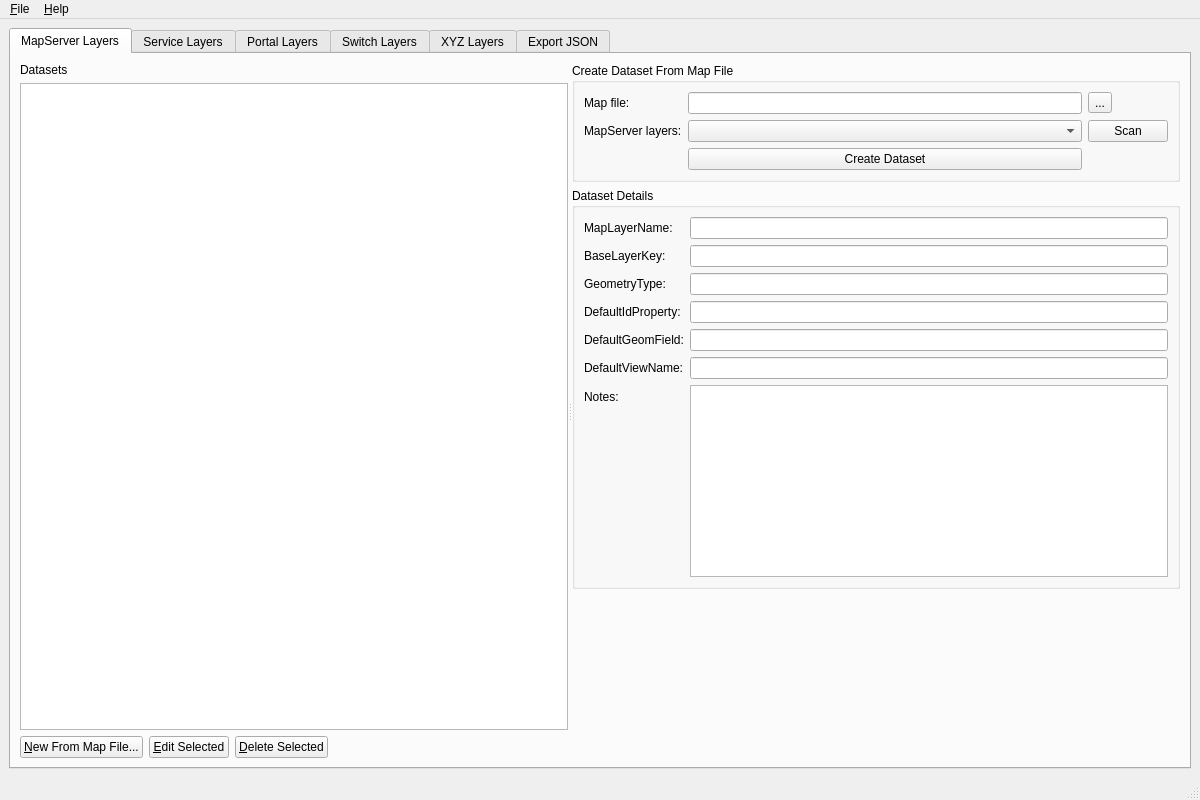
<?xml version="1.0" encoding="UTF-8"?>
<ui version="4.0">
 <class>LayerConfigEditorMainWindow</class>
 <widget class="QMainWindow" name="LayerConfigEditorMainWindow">
  <property name="geometry">
   <rect>
    <x>0</x>
    <y>0</y>
    <width>1200</width>
    <height>800</height>
   </rect>
  </property>
  <property name="windowTitle">
   <string>Layer Config Editor</string>
  </property>
  <widget class="QWidget" name="centralwidget">
   <layout class="QVBoxLayout" name="verticalLayout_main">
    <item>
     <widget class="QTabWidget" name="tabMain">
      <property name="tabPosition">
       <enum>QTabWidget::North</enum>
      </property>

      <!-- TAB 1: MapServer Layers -->
      <widget class="QWidget" name="tabMapServerLayers">
       <attribute name="title">
        <string>MapServer Layers</string>
       </attribute>
       <layout class="QVBoxLayout" name="verticalLayout_mapServer">
        <item>
         <widget class="QSplitter" name="splitter_mapServer">
          <property name="orientation">
           <enum>Qt::Horizontal</enum>
          </property>

          <!-- Left: MapServerLayers table -->
          <widget class="QWidget" name="widget_mapServer_left">
           <layout class="QVBoxLayout" name="verticalLayout_mapServer_left">
            <item>
             <widget class="QLabel" name="label_mapServerList">
              <property name="text">
               <string>Datasets</string>
              </property>
             </widget>
            </item>
            <item>
             <widget class="QTableView" name="tblMapServerLayers"/>
            </item>
            <item>
             <layout class="QHBoxLayout" name="horizontalLayout_mapServer_buttons">
              <item>
               <widget class="QPushButton" name="btnNewDatasetFromMapFile">
                <property name="text">
                 <string>&amp;New From Map File...</string>
                </property>
               </widget>
              </item>
              <item>
               <widget class="QPushButton" name="btnEditMapServerLayer">
                <property name="text">
                 <string>&amp;Edit Selected</string>
                </property>
               </widget>
              </item>
              <item>
               <widget class="QPushButton" name="btnDeleteMapServerLayer">
                <property name="text">
                 <string>&amp;Delete Selected</string>
                </property>
               </widget>
              </item>
              <item>
               <spacer name="horizontalSpacer_mapServer">
                <property name="orientation">
                 <enum>Qt::Horizontal</enum>
                </property>
                <property name="sizeHint" stdset="0">
                 <size>
                  <width>40</width>
                  <height>20</height>
                 </size>
                </property>
               </spacer>
              </item>
             </layout>
            </item>
           </layout>
          </widget>

          <!-- Right: MapServerLayers details and create-from-mapfile wizard -->
          <widget class="QWidget" name="widget_mapServer_right">
           <layout class="QVBoxLayout" name="verticalLayout_mapServer_right">

            <!-- Create From Map File group -->
            <item>
             <widget class="QGroupBox" name="groupBox_createFromMapFile">
              <property name="title">
               <string>Create Dataset From Map File</string>
              </property>
              <layout class="QGridLayout" name="gridLayout_createFromMapFile">
               <item row="0" column="0">
                <widget class="QLabel" name="label_mapFilePath">
                 <property name="text">
                  <string>Map file:</string>
                 </property>
                </widget>
               </item>
               <item row="0" column="1">
                <widget class="QLineEdit" name="txtMapFilePath"/>
               </item>
               <item row="0" column="2">
                <widget class="QToolButton" name="btnBrowseMapFile">
                 <property name="text">
                  <string>...</string>
                 </property>
                </widget>
               </item>
               <item row="1" column="0">
                <widget class="QLabel" name="label_mapFileLayers">
                 <property name="text">
                  <string>MapServer layers:</string>
                 </property>
                </widget>
               </item>
               <item row="1" column="1">
                <widget class="QComboBox" name="cmbMapFileLayerNames"/>
               </item>
               <item row="1" column="2">
                <widget class="QPushButton" name="btnScanMapFile">
                 <property name="text">
                  <string>Scan</string>
                 </property>
                </widget>
               </item>
               <item row="2" column="1">
                <widget class="QPushButton" name="btnCreateDatasetFromSelection">
                 <property name="text">
                  <string>Create Dataset</string>
                 </property>
                </widget>
               </item>
              </layout>
             </widget>
            </item>

            <!-- Dataset Details group -->
            <item>
             <widget class="QGroupBox" name="groupBox_mapServer_details">
              <property name="title">
               <string>Dataset Details</string>
              </property>
              <layout class="QFormLayout" name="formLayout_mapServer">
               <item row="0" column="0">
                <widget class="QLabel" name="label_mapLayerName">
                 <property name="text">
                  <string>MapLayerName:</string>
                 </property>
                </widget>
               </item>
               <item row="0" column="1">
                <widget class="QLineEdit" name="txtMapLayerName"/>
               </item>
               <item row="1" column="0">
                <widget class="QLabel" name="label_baseLayerKey">
                 <property name="text">
                  <string>BaseLayerKey:</string>
                 </property>
                </widget>
               </item>
               <item row="1" column="1">
                <widget class="QLineEdit" name="txtBaseLayerKey"/>
               </item>
               <item row="2" column="0">
                <widget class="QLabel" name="label_geometryType">
                 <property name="text">
                  <string>GeometryType:</string>
                 </property>
                </widget>
               </item>
               <item row="2" column="1">
                <widget class="QLineEdit" name="txtGeometryType"/>
               </item>
               <item row="3" column="0">
                <widget class="QLabel" name="label_defaultIdProperty">
                 <property name="text">
                  <string>DefaultIdProperty:</string>
                 </property>
                </widget>
               </item>
               <item row="3" column="1">
                <widget class="QLineEdit" name="txtDefaultIdProperty"/>
               </item>
               <item row="4" column="0">
                <widget class="QLabel" name="label_defaultGeomField">
                 <property name="text">
                  <string>DefaultGeomField:</string>
                 </property>
                </widget>
               </item>
               <item row="4" column="1">
                <widget class="QLineEdit" name="txtDefaultGeomField"/>
               </item>
               <item row="5" column="0">
                <widget class="QLabel" name="label_defaultViewName">
                 <property name="text">
                  <string>DefaultViewName:</string>
                 </property>
                </widget>
               </item>
               <item row="5" column="1">
                <widget class="QLineEdit" name="txtDefaultViewName"/>
               </item>
               <item row="6" column="0">
                <widget class="QLabel" name="label_notes">
                 <property name="text">
                  <string>Notes:</string>
                 </property>
                </widget>
               </item>
               <item row="6" column="1">
                <widget class="QPlainTextEdit" name="txtNotes"/>
               </item>
              </layout>
             </widget>
            </item>

            <item>
             <spacer name="verticalSpacer_mapServer_right">
              <property name="orientation">
               <enum>Qt::Vertical</enum>
              </property>
              <property name="sizeHint" stdset="0">
               <size>
                <width>20</width>
                <height>40</height>
               </size>
              </property>
             </spacer>
            </item>

           </layout>
          </widget>

         </widget>
        </item>
       </layout>
      </widget>

      <!-- TAB 2: Service Layers -->
      <widget class="QWidget" name="tabServiceLayers">
       <attribute name="title">
        <string>Service Layers</string>
       </attribute>
       <layout class="QVBoxLayout" name="verticalLayout_service">
        <item>
         <layout class="QHBoxLayout" name="horizontalLayout_service_filters">
          <item>
           <widget class="QLabel" name="label_service_datasetFilter">
            <property name="text">
             <string>Dataset:</string>
            </property>
           </widget>
          </item>
          <item>
           <widget class="QComboBox" name="cmbServiceDatasetFilter"/>
          </item>
          <item>
           <widget class="QLabel" name="label_service_typeFilter">
            <property name="text">
             <string>Service Type:</string>
            </property>
           </widget>
          </item>
          <item>
           <widget class="QComboBox" name="cmbServiceTypeFilter"/>
          </item>
          <item>
           <spacer name="horizontalSpacer_service_filters">
            <property name="orientation">
             <enum>Qt::Horizontal</enum>
            </property>
            <property name="sizeHint" stdset="0">
             <size>
              <width>40</width>
              <height>20</height>
             </size>
            </property>
           </spacer>
          </item>
         </layout>
        </item>
        <item>
         <widget class="QSplitter" name="splitter_service">
          <property name="orientation">
           <enum>Qt::Horizontal</enum>
          </property>

          <!-- Left: ServiceLayers table -->
          <widget class="QWidget" name="widget_service_left">
           <layout class="QVBoxLayout" name="verticalLayout_service_left">
            <item>
             <widget class="QTableView" name="tblServiceLayers"/>
            </item>
            <item>
             <layout class="QHBoxLayout" name="horizontalLayout_service_buttons">
              <item>
               <widget class="QPushButton" name="btnAddServiceLayer">
                <property name="text">
                 <string>&amp;Add Service</string>
                </property>
               </widget>
              </item>
              <item>
               <widget class="QPushButton" name="btnEditServiceLayer">
                <property name="text">
                 <string>&amp;Edit Selected</string>
                </property>
               </widget>
              </item>
              <item>
               <widget class="QPushButton" name="btnDeleteServiceLayer">
                <property name="text">
                 <string>&amp;Delete Selected</string>
                </property>
               </widget>
              </item>
              <item>
               <spacer name="horizontalSpacer_service">
                <property name="orientation">
                 <enum>Qt::Horizontal</enum>
                </property>
                <property name="sizeHint" stdset="0">
                 <size>
                  <width>40</width>
                  <height>20</height>
                 </size>
                </property>
               </spacer>
              </item>
             </layout>
            </item>
           </layout>
          </widget>

          <!-- Right: ServiceLayers details -->
          <widget class="QWidget" name="widget_service_right">
           <layout class="QVBoxLayout" name="verticalLayout_service_right">
            <item>
             <widget class="QGroupBox" name="groupBox_service_details">
              <property name="title">
               <string>Service Details</string>
              </property>
              <layout class="QFormLayout" name="formLayout_service">
               <item row="0" column="0">
                <widget class="QLabel" name="label_service_dataset">
                 <property name="text">
                  <string>Dataset:</string>
                 </property>
                </widget>
               </item>
               <item row="0" column="1">
                <widget class="QLineEdit" name="txtServiceDataset">
                 <property name="readOnly">
                  <bool>true</bool>
                 </property>
                </widget>
               </item>
               <item row="1" column="0">
                <widget class="QLabel" name="label_service_type">
                 <property name="text">
                  <string>ServiceType:</string>
                 </property>
                </widget>
               </item>
               <item row="1" column="1">
                <widget class="QLineEdit" name="txtServiceType">
                 <property name="readOnly">
                  <bool>true</bool>
                 </property>
                </widget>
               </item>
               <item row="2" column="0">
                <widget class="QLabel" name="label_canonicalLayerKey">
                 <property name="text">
                  <string>CanonicalLayerKey:</string>
                 </property>
                </widget>
               </item>
               <item row="2" column="1">
                <widget class="QLineEdit" name="txtCanonicalLayerKey"/>
               </item>
               <item row="3" column="0">
                <widget class="QLabel" name="label_featureType">
                 <property name="text">
                  <string>FeatureType (WFS):</string>
                 </property>
                </widget>
               </item>
               <item row="3" column="1">
                <widget class="QLineEdit" name="txtFeatureType"/>
               </item>
               <item row="4" column="0">
                <widget class="QLabel" name="label_idProperty">
                 <property name="text">
                  <string>IdProperty:</string>
                 </property>
                </widget>
               </item>
               <item row="4" column="1">
                <widget class="QLineEdit" name="txtIdProperty"/>
               </item>
               <item row="5" column="0">
                <widget class="QLabel" name="label_geomFieldName">
                 <property name="text">
                  <string>GeomFieldName:</string>
                 </property>
                </widget>
               </item>
               <item row="5" column="1">
                <widget class="QLineEdit" name="txtGeomFieldName"/>
               </item>
               <item row="6" column="0">
                <widget class="QLabel" name="label_serverOptionsJson">
                 <property name="text">
                  <string>ServerOptionsJson:</string>
                 </property>
                </widget>
               </item>
               <item row="6" column="1">
                <widget class="QPlainTextEdit" name="txtServerOptionsJson"/>
               </item>
               <item row="7" column="0">
                <widget class="QLabel" name="label_openLayersJson">
                 <property name="text">
                  <string>OpenLayersJson:</string>
                 </property>
                </widget>
               </item>
               <item row="7" column="1">
                <widget class="QPlainTextEdit" name="txtOpenLayersJson"/>
               </item>
              </layout>
             </widget>
            </item>
           </layout>
          </widget>

         </widget>
        </item>
       </layout>
      </widget>

      <!-- TAB 3: Portal Layers -->
      <widget class="QWidget" name="tabPortalLayers">
       <attribute name="title">
        <string>Portal Layers</string>
       </attribute>
       <layout class="QVBoxLayout" name="verticalLayout_portal">
        <item>
         <layout class="QHBoxLayout" name="horizontalLayout_portal_header">
          <item>
           <widget class="QLabel" name="label_portalSelect">
            <property name="text">
             <string>Portal:</string>
            </property>
           </widget>
          </item>
          <item>
           <widget class="QComboBox" name="cmbPortalSelect"/>
          </item>
          <item>
           <spacer name="horizontalSpacer_portal_header">
            <property name="orientation">
             <enum>Qt::Horizontal</enum>
            </property>
            <property name="sizeHint" stdset="0">
             <size>
              <width>40</width>
              <height>20</height>
             </size>
            </property>
           </spacer>
          </item>
         </layout>
        </item>
        <item>
         <widget class="QSplitter" name="splitter_portal">
          <property name="orientation">
           <enum>Qt::Horizontal</enum>
          </property>

          <!-- Left: PortalLayers tree -->
          <widget class="QWidget" name="widget_portal_left">
           <layout class="QVBoxLayout" name="verticalLayout_portal_left">
            <item>
             <widget class="QTreeView" name="treePortalLayers"/>
            </item>
            <item>
             <layout class="QHBoxLayout" name="horizontalLayout_portal_buttons">
              <item>
               <widget class="QPushButton" name="btnAddPortalLayer">
                <property name="text">
                 <string>&amp;Add Layer to Portal</string>
                </property>
               </widget>
              </item>
              <item>
               <widget class="QPushButton" name="btnRemovePortalLayer">
                <property name="text">
                 <string>&amp;Remove Selected</string>
                </property>
               </widget>
              </item>
              <item>
               <spacer name="horizontalSpacer_portal">
                <property name="orientation">
                 <enum>Qt::Horizontal</enum>
                </property>
                <property name="sizeHint" stdset="0">
                 <size>
                  <width>40</width>
                  <height>20</height>
                 </size>
                </property>
               </spacer>
              </item>
             </layout>
            </item>
           </layout>
          </widget>

          <!-- Right: PortalLayers details -->
          <widget class="QWidget" name="widget_portal_right">
           <layout class="QVBoxLayout" name="verticalLayout_portal_right">
            <item>
             <widget class="QGroupBox" name="groupBox_portalLayerDetails">
              <property name="title">
               <string>Portal Layer Details</string>
              </property>
              <layout class="QFormLayout" name="formLayout_portal">
               <item row="0" column="0">
                <widget class="QLabel" name="label_portal_serviceLayer">
                 <property name="text">
                  <string>ServiceLayer:</string>
                 </property>
                </widget>
               </item>
               <item row="0" column="1">
                <widget class="QLineEdit" name="txtPortalServiceLayer">
                 <property name="readOnly">
                  <bool>true</bool>
                 </property>
                </widget>
               </item>
               <item row="1" column="0">
                <widget class="QLabel" name="label_portal_layerKey">
                 <property name="text">
                  <string>LayerKey:</string>
                 </property>
                </widget>
               </item>
               <item row="1" column="1">
                <widget class="QLineEdit" name="txtPortalLayerKey"/>
               </item>
               <item row="2" column="0">
                <widget class="QLabel" name="label_portal_gridXType">
                 <property name="text">
                  <string>GridXType:</string>
                 </property>
                </widget>
               </item>
               <item row="2" column="1">
                <widget class="QLineEdit" name="txtPortalGridXType"/>
               </item>
               <item row="3" column="0">
                <widget class="QLabel" name="label_portal_labelClass">
                 <property name="text">
                  <string>LabelClassName:</string>
                 </property>
                </widget>
               </item>
               <item row="3" column="1">
                <widget class="QLineEdit" name="txtPortalLabelClass"/>
               </item>
               <item row="4" column="0">
                <widget class="QLabel" name="label_portal_helpPage">
                 <property name="text">
                  <string>HelpPage:</string>
                 </property>
                </widget>
               </item>
               <item row="4" column="1">
                <widget class="QLineEdit" name="txtPortalHelpPage"/>
               </item>
               <item row="5" column="0">
                <widget class="QLabel" name="label_portal_visibility">
                 <property name="text">
                  <string>VisibilityDefault:</string>
                 </property>
                </widget>
               </item>
               <item row="5" column="1">
                <widget class="QCheckBox" name="chkPortalVisibilityDefault">
                 <property name="text">
                  <string>Visible by default</string>
                 </property>
                </widget>
               </item>
               <item row="6" column="0">
                <widget class="QLabel" name="label_portal_displayOrder">
                 <property name="text">
                  <string>DisplayOrder:</string>
                 </property>
                </widget>
               </item>
               <item row="6" column="1">
                <widget class="QSpinBox" name="spinPortalDisplayOrder">
                 <property name="maximum">
                  <number>9999</number>
                 </property>
                </widget>
               </item>
               <item row="7" column="0">
                <widget class="QLabel" name="label_portal_serverOverride">
                 <property name="text">
                  <string>ServerOptionsOverrideJson:</string>
                 </property>
                </widget>
               </item>
               <item row="7" column="1">
                <widget class="QPlainTextEdit" name="txtPortalServerOptionsOverride"/>
               </item>
               <item row="8" column="0">
                <widget class="QLabel" name="label_portal_openLayersOverride">
                 <property name="text">
                  <string>OpenLayersOverrideJson:</string>
                 </property>
                </widget>
               </item>
               <item row="8" column="1">
                <widget class="QPlainTextEdit" name="txtPortalOpenLayersOverride"/>
               </item>
              </layout>
             </widget>
            </item>
           </layout>
          </widget>

         </widget>
        </item>
       </layout>
      </widget>

      <!-- TAB 4: Switch Layers -->
      <widget class="QWidget" name="tabSwitchLayers">
       <attribute name="title">
        <string>Switch Layers</string>
       </attribute>
       <layout class="QVBoxLayout" name="verticalLayout_switch">
        <item>
         <layout class="QHBoxLayout" name="horizontalLayout_switch_header">
          <item>
           <widget class="QLabel" name="label_switch_portalSelect">
            <property name="text">
             <string>Portal:</string>
            </property>
           </widget>
          </item>
          <item>
           <widget class="QComboBox" name="cmbSwitchPortalSelect"/>
          </item>
          <item>
           <spacer name="horizontalSpacer_switch_header">
            <property name="orientation">
             <enum>Qt::Horizontal</enum>
            </property>
            <property name="sizeHint" stdset="0">
             <size>
              <width>40</width>
              <height>20</height>
             </size>
            </property>
           </spacer>
          </item>
         </layout>
        </item>
        <item>
         <widget class="QSplitter" name="splitter_switch">
          <property name="orientation">
           <enum>Qt::Horizontal</enum>
          </property>

          <!-- Left: switch list -->
          <widget class="QWidget" name="widget_switch_left">
           <layout class="QVBoxLayout" name="verticalLayout_switch_left">
            <item>
             <widget class="QTableView" name="tblSwitchLayers"/>
            </item>
            <item>
             <layout class="QHBoxLayout" name="horizontalLayout_switch_buttons">
              <item>
               <widget class="QPushButton" name="btnAddSwitchLayer">
                <property name="text">
                 <string>&amp;Add Switch</string>
                </property>
               </widget>
              </item>
              <item>
               <widget class="QPushButton" name="btnDeleteSwitchLayer">
                <property name="text">
                 <string>&amp;Delete Selected</string>
                </property>
               </widget>
              </item>
              <item>
               <spacer name="horizontalSpacer_switch">
                <property name="orientation">
                 <enum>Qt::Horizontal</enum>
                </property>
                <property name="sizeHint" stdset="0">
                 <size>
                  <width>40</width>
                  <height>20</height>
                 </size>
                </property>
               </spacer>
              </item>
             </layout>
            </item>
           </layout>
          </widget>

          <!-- Right: switch details -->
          <widget class="QWidget" name="widget_switch_right">
           <layout class="QVBoxLayout" name="verticalLayout_switch_right">
            <item>
             <widget class="QGroupBox" name="groupBox_switch_details">
              <property name="title">
               <string>Switch Details</string>
              </property>
              <layout class="QFormLayout" name="formLayout_switch">
               <item row="0" column="0">
                <widget class="QLabel" name="label_switch_key">
                 <property name="text">
                  <string>SwitchKey:</string>
                 </property>
                </widget>
               </item>
               <item row="0" column="1">
                <widget class="QLineEdit" name="txtSwitchKey"/>
               </item>
               <item row="1" column="0">
                <widget class="QLabel" name="label_switch_minScale">
                 <property name="text">
                  <string>VectorFeaturesMinScale:</string>
                 </property>
                </widget>
               </item>
               <item row="1" column="1">
                <widget class="QSpinBox" name="spinSwitchMinScale">
                 <property name="maximum">
                  <number>100000000</number>
                 </property>
                </widget>
               </item>
               <item row="2" column="0">
                <widget class="QLabel" name="label_switch_visible">
                 <property name="text">
                  <string>Visible:</string>
                 </property>
                </widget>
               </item>
               <item row="2" column="1">
                <widget class="QCheckBox" name="chkSwitchVisible">
                 <property name="text">
                  <string>Enabled in portal</string>
                 </property>
                </widget>
               </item>
               <item row="3" column="0">
                <widget class="QLabel" name="label_switch_featureInfo">
                 <property name="text">
                  <string>FeatureInfoWindow:</string>
                 </property>
                </widget>
               </item>
               <item row="3" column="1">
                <widget class="QCheckBox" name="chkSwitchFeatureInfo">
                 <property name="text">
                  <string>Enable feature info</string>
                 </property>
                </widget>
               </item>
               <item row="4" column="0">
                <widget class="QLabel" name="label_switch_wmsChild">
                 <property name="text">
                  <string>WMS Service:</string>
                 </property>
                </widget>
               </item>
               <item row="4" column="1">
                <widget class="QComboBox" name="cmbSwitchWmsService"/>
               </item>
               <item row="5" column="0">
                <widget class="QLabel" name="label_switch_wfsChild">
                 <property name="text">
                  <string>WFS Service:</string>
                 </property>
                </widget>
               </item>
               <item row="5" column="1">
                <widget class="QComboBox" name="cmbSwitchWfsService"/>
               </item>
              </layout>
             </widget>
            </item>
           </layout>
          </widget>

         </widget>
        </item>
       </layout>
      </widget>

      <!-- TAB 5: XYZ Layers -->
      <widget class="QWidget" name="tabXyzLayers">
       <attribute name="title">
        <string>XYZ Layers</string>
       </attribute>
       <layout class="QVBoxLayout" name="verticalLayout_xyz">
        <item>
         <widget class="QSplitter" name="splitter_xyz">
          <property name="orientation">
           <enum>Qt::Horizontal</enum>
          </property>

          <!-- Left: XYZ table -->
          <widget class="QWidget" name="widget_xyz_left">
           <layout class="QVBoxLayout" name="verticalLayout_xyz_left">
            <item>
             <widget class="QTableView" name="tblXyzLayers"/>
            </item>
            <item>
             <layout class="QHBoxLayout" name="horizontalLayout_xyz_buttons">
              <item>
               <widget class="QPushButton" name="btnAddXyzLayer">
                <property name="text">
                 <string>&amp;Add XYZ Layer</string>
                </property>
               </widget>
              </item>
              <item>
               <widget class="QPushButton" name="btnDeleteXyzLayer">
                <property name="text">
                 <string>&amp;Delete Selected</string>
                </property>
               </widget>
              </item>
              <item>
               <spacer name="horizontalSpacer_xyz">
                <property name="orientation">
                 <enum>Qt::Horizontal</enum>
                </property>
                <property name="sizeHint" stdset="0">
                 <size>
                  <width>40</width>
                  <height>20</height>
                 </size>
                </property>
               </spacer>
              </item>
             </layout>
            </item>
           </layout>
          </widget>

          <!-- Right: XYZ details -->
          <widget class="QWidget" name="widget_xyz_right">
           <layout class="QVBoxLayout" name="verticalLayout_xyz_right">
            <item>
             <widget class="QGroupBox" name="groupBox_xyz_details">
              <property name="title">
               <string>XYZ Details</string>
              </property>
              <layout class="QFormLayout" name="formLayout_xyz">
               <item row="0" column="0">
                <widget class="QLabel" name="label_xyz_layerKey">
                 <property name="text">
                  <string>LayerKey:</string>
                 </property>
                </widget>
               </item>
               <item row="0" column="1">
                <widget class="QLineEdit" name="txtXyzLayerKey"/>
               </item>
               <item row="1" column="0">
                <widget class="QLabel" name="label_xyz_urlTemplate">
                 <property name="text">
                  <string>UrlTemplate:</string>
                 </property>
                </widget>
               </item>
               <item row="1" column="1">
                <widget class="QLineEdit" name="txtXyzUrlTemplate"/>
               </item>
               <item row="2" column="0">
                <widget class="QLabel" name="label_xyz_attribution">
                 <property name="text">
                  <string>Attribution:</string>
                 </property>
                </widget>
               </item>
               <item row="2" column="1">
                <widget class="QPlainTextEdit" name="txtXyzAttribution"/>
               </item>
               <item row="3" column="0">
                <widget class="QLabel" name="label_xyz_openLayersJson">
                 <property name="text">
                  <string>OpenLayersJson:</string>
                 </property>
                </widget>
               </item>
               <item row="3" column="1">
                <widget class="QPlainTextEdit" name="txtXyzOpenLayersJson"/>
               </item>
              </layout>
             </widget>
            </item>
           </layout>
          </widget>

         </widget>
        </item>
       </layout>
      </widget>

      <!-- TAB 6: Export JSON -->
      <widget class="QWidget" name="tabExport">
       <attribute name="title">
        <string>Export JSON</string>
       </attribute>
       <layout class="QVBoxLayout" name="verticalLayout_export">
        <item>
         <widget class="QGroupBox" name="groupBox_export">
          <property name="title">
           <string>Export Portals</string>
          </property>
          <layout class="QVBoxLayout" name="verticalLayout_export_inner">
           <item>
            <widget class="QLabel" name="label_export_info">
             <property name="text">
              <string>Select portals to export and generate JSON files.</string>
             </property>
            </widget>
           </item>
           <item>
            <widget class="QListWidget" name="listExportPortals">
             <property name="selectionMode">
              <enum>QAbstractItemView::ExtendedSelection</enum>
             </property>
            </widget>
           </item>
           <item>
            <layout class="QHBoxLayout" name="horizontalLayout_export_buttons">
             <item>
              <widget class="QPushButton" name="btnExportSelectedPortals">
               <property name="text">
                <string>&amp;Export Selected</string>
               </property>
              </widget>
             </item>
             <item>
              <widget class="QPushButton" name="btnExportAllPortals">
               <property name="text">
                <string>Export &amp;All</string>
               </property>
              </widget>
             </item>
             <item>
              <spacer name="horizontalSpacer_export">
               <property name="orientation">
                <enum>Qt::Horizontal</enum>
               </property>
               <property name="sizeHint" stdset="0">
                <size>
                 <width>40</width>
                 <height>20</height>
                </size>
               </property>
              </spacer>
             </item>
            </layout>
           </item>
          </layout>
         </widget>
        </item>
        <item>
         <spacer name="verticalSpacer_export">
          <property name="orientation">
           <enum>Qt::Vertical</enum>
          </property>
          <property name="sizeHint" stdset="0">
           <size>
            <width>20</width>
            <height>40</height>
           </size>
          </property>
         </spacer>
        </item>
       </layout>
      </widget>

     </widget>
    </item>
   </layout>
  </widget>

  <widget class="QMenuBar" name="menubar">
   <property name="geometry">
    <rect>
     <x>0</x>
     <y>0</y>
     <width>1200</width>
     <height>21</height>
    </rect>
   </property>
   <widget class="QMenu" name="menuFile">
    <property name="title">
     <string>&amp;File</string>
    </property>
   </widget>
   <widget class="QMenu" name="menuHelp">
    <property name="title">
     <string>&amp;Help</string>
    </property>
   </widget>
   <addaction name="menuFile"/>
   <addaction name="menuHelp"/>
  </widget>

  <widget class="QStatusBar" name="statusbar"/>

 </widget>
 <resources/>
 <connections/>
</ui>
